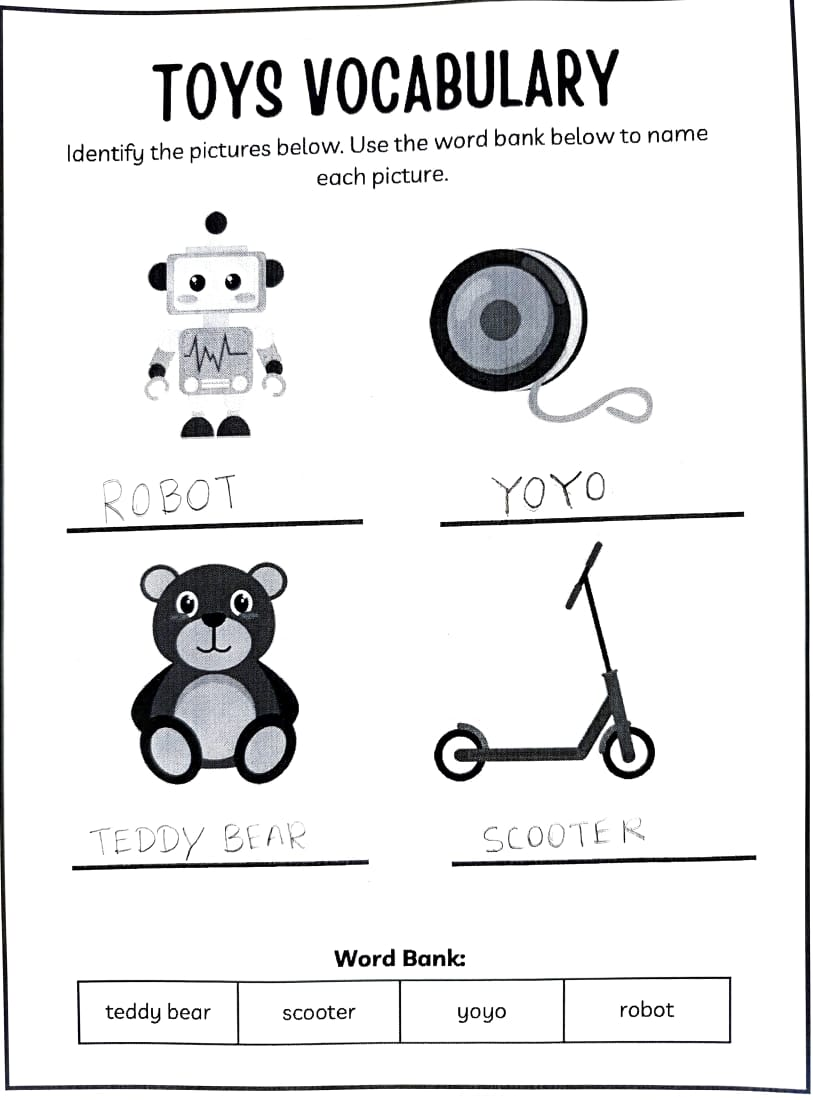
#> input picture OCR/test cases (2)/test cases/handwritten images/blank line test -blank_1757855157.jpg, 813 x 1100 px
$ python -i blank_line_service.py   (imports and definitions only)
#> lines starting #> are read from the running program, lines starting #| are printed output that depends on the picture; after the words box and inside, x2 and y2 are one past the last pixel; in counts of white or black regions, pixels touching at a corner belong together
#> further down, picture is the input picture: shape (1100, 813, 3); mean B, G, R 232.9, 232.4, 232.3
import cv2
import numpy as np
from typing import List, Dict, Optional, Tuple

class BlankLineDetector:
    """
    Detects various types of answer fields in worksheet images, including:
    - Traditional blank lines (underscores)
    - Solid horizontal lines
    - Other line-based answer fields
    """
    def __init__(self, min_line_length: int = 15, max_line_thickness: int = 6, debug: bool = False):
        self.min_line_length = min_line_length
        self.max_line_thickness = max_line_thickness
        self.debug = debug

    def _detect_solid_lines(self, image: np.ndarray) -> List[Dict]:
        """Detect solid horizontal orange lines."""
        # Convert to HSV color space for better color detection
        hsv = cv2.cvtColor(image, cv2.COLOR_BGR2HSV)

        # Define orange color range in HSV
        # Orange range 1: Lower bound (darker orange)
        lower_orange1 = np.array([0, 100, 100])
        upper_orange1 = np.array([20, 255, 255])
        # Orange range 2: Upper bound (lighter orange)
        lower_orange2 = np.array([160, 100, 100])
        upper_orange2 = np.array([180, 255, 255])

        # Create masks for orange color
        mask1 = cv2.inRange(hsv, lower_orange1, upper_orange1)
        mask2 = cv2.inRange(hsv, lower_orange2, upper_orange2)
        orange_mask = cv2.bitwise_or(mask1, mask2)

        # Apply morphological operations to enhance line detection
        kernel = cv2.getStructuringElement(cv2.MORPH_RECT, (30, 1))
        orange_lines = cv2.morphologyEx(orange_mask, cv2.MORPH_CLOSE, kernel, iterations=2)

        # Find contours of the detected orange lines
        contours, _ = cv2.findContours(orange_lines, cv2.RETR_EXTERNAL, cv2.CHAIN_APPROX_SIMPLE)

        results = []
        for cnt in contours:
            x, y, w, h = cv2.boundingRect(cnt)

            # Filter based on size and aspect ratio
            if w > self.min_line_length and h <= self.max_line_thickness * 2:
                # Calculate the average color in the detected region
                roi = image[y:y+h, x:x+w]
                avg_color = np.mean(roi, axis=(0, 1))

                # Convert BGR to HSV for the average color
                avg_hsv = cv2.cvtColor(np.uint8([[avg_color]]), cv2.COLOR_BGR2HSV)[0][0]

                # Check if the average color is in the orange range
                is_orange = ((lower_orange1[0] <= avg_hsv[0] <= upper_orange1[0] and
                            lower_orange1[1] <= avg_hsv[1] <= upper_orange1[1] and
                            lower_orange1[2] <= avg_hsv[2] <= upper_orange1[2]) or
                           (lower_orange2[0] <= avg_hsv[0] <= upper_orange2[0] and
                            lower_orange2[1] <= avg_hsv[1] <= upper_orange2[1] and
                            lower_orange2[2] <= avg_hsv[2] <= upper_orange2[2]))

                if is_orange:
                    results.append({
                        'x': int(x),
                        'y': int(y + h // 2),  # Center y
                        'width': int(w),
                        'height': int(h),
                        'type': 'orange_line'
                    })

        return results

    def detect_blank_lines(self, image: np.ndarray) -> List[Dict]:
        """
        Detect various types of answer fields in the given image.
        Args:
            image: Input image as a numpy array (BGR)
        Returns:
            List of dicts with line info: id, x, y, width, height, type
        """
        results = []
        debug_imgs = {}
        orig = image.copy()

        # Detect traditional blank lines (underscores)
        gray = cv2.cvtColor(image, cv2.COLOR_BGR2GRAY)
        binary = cv2.adaptiveThreshold(gray, 255, cv2.ADAPTIVE_THRESH_MEAN_C,
                                     cv2.THRESH_BINARY_INV, 15, 8)
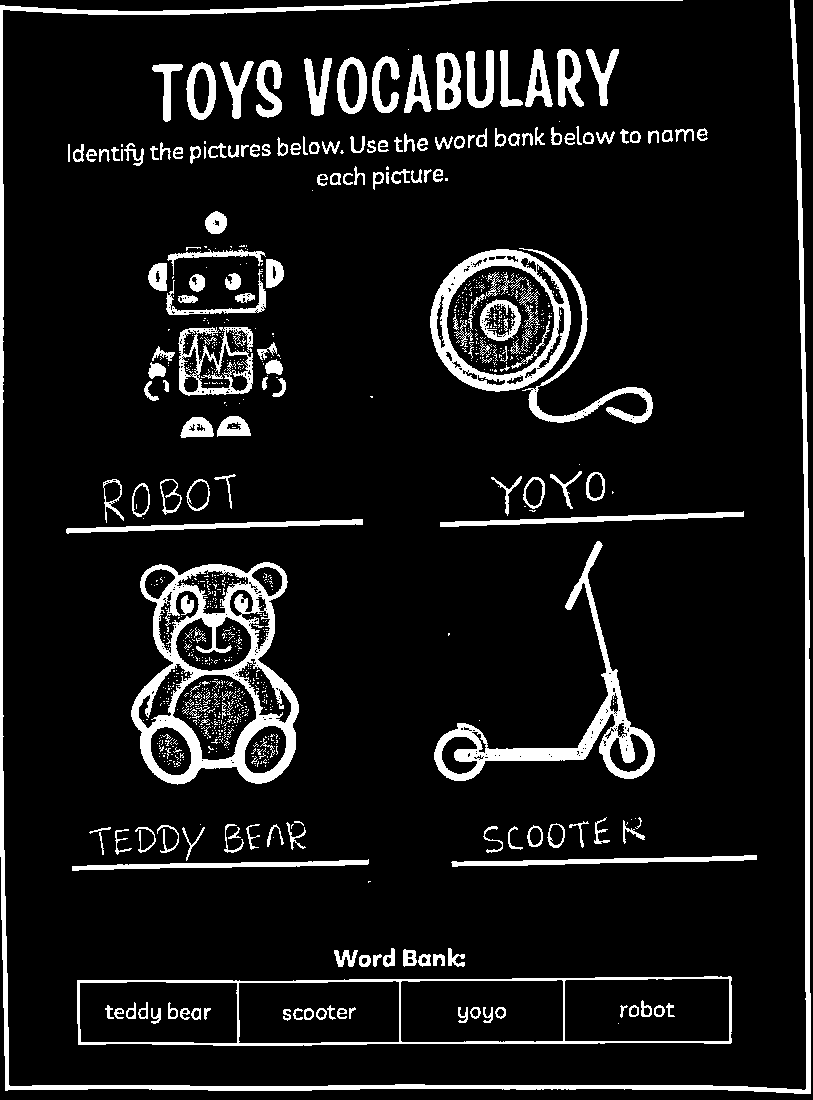
#> binary: shape (1100, 813); 9.4% white; 986 white regions (791 under 20 px), largest, box (x1, y1, x2, y2) and area: (0, 0, 811, 1094) 15029, (131, 562, 299, 785) 11575, (434, 541, 655, 781) 6414

        if self.debug:
            debug_imgs['binary'] = binary.copy()

        # Morphological closing to connect underscores
        kernel = cv2.getStructuringElement(cv2.MORPH_RECT, (15, 1))
        closed = cv2.morphologyEx(binary, cv2.MORPH_CLOSE, kernel, iterations=1)
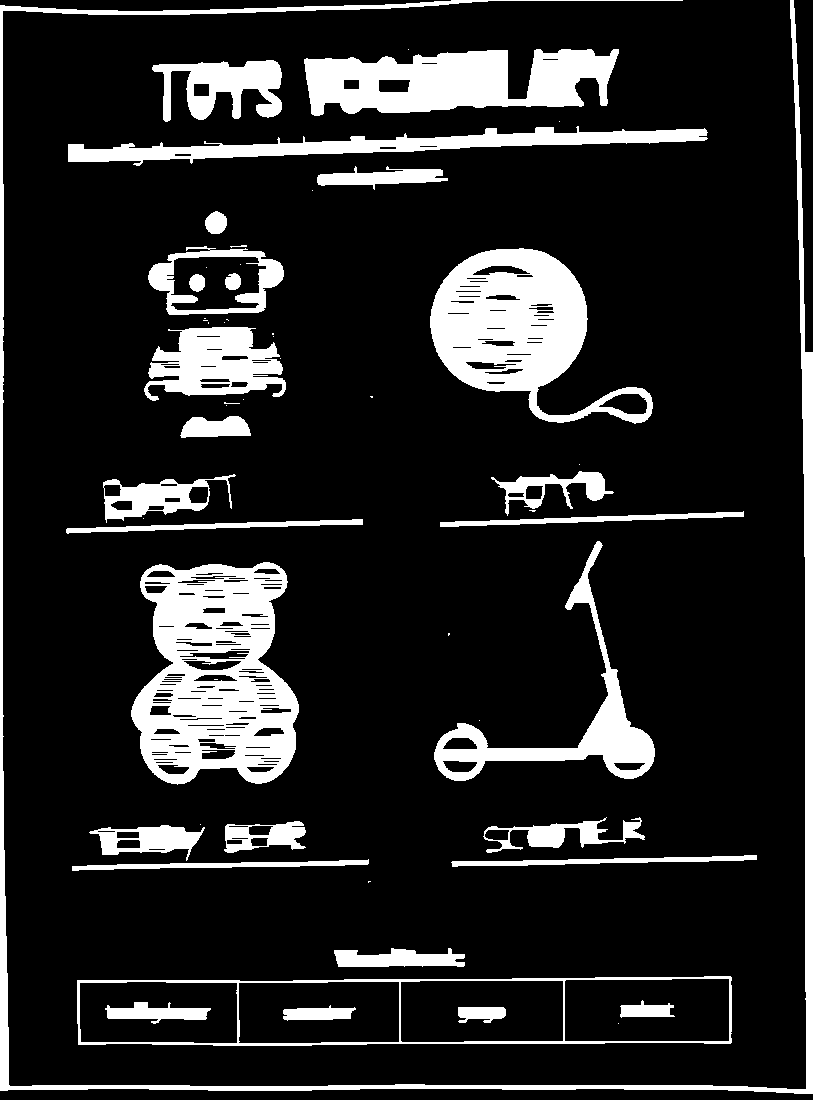
#> closed: shape (1100, 813); 15% white; 56 white regions (26 under 20 px)

        if self.debug:
            debug_imgs['closed'] = closed.copy()

        # Find contours for traditional blank lines
        contours, _ = cv2.findContours(closed, cv2.RETR_EXTERNAL, cv2.CHAIN_APPROX_SIMPLE)
#> contours = 46 contours, 23 with area under 20; largest, box (x1, y1, x2, y2) and area: (77, 976, 732, 1046) 42133, (131, 562, 299, 785) 28381, (430, 248, 653, 424) 19950, (0, 0, 813, 1094) 14738, (304, 49, 619, 116) 14194

        for cnt in contours:
            x, y, w, h = cv2.boundingRect(cnt)
            aspect_ratio = w / float(h) if h > 0 else 0

            # Heuristics for blank lines (short, thin, wide lines)
            if (w >= self.min_line_length and
                h <= self.max_line_thickness and
                aspect_ratio > 3 and
                y > 0 and x > 0):

                results.append({
                    'x': int(x),
                    'y': int(y + h // 2),  # Center y
                    'width': int(w),
                    'height': int(h),
                    'type': 'blank_line'
                })

                if self.debug:
                    cv2.rectangle(orig, (x, y), (x + w, y + h), (0, 255, 0), 2)
#> this loop made 46 passes
#> (x, y, w, h, aspect_ratio) on passes 1, 2, 4, 5, 6, 7, 8, 9, 10, 12, 13, 14: (77, 976, 655, 70, 9.36), (334, 948, 131, 19, 6.89), (72, 859, 297, 12, 24.75), (451, 855, 306, 12, 25.5), (89, 825, 116, 36, 3.22), (200, 824, 1, 1, 1), (224, 821, 82, 32, 2.56), (483, 817, 162, 36, 4.5), (479, 720, 1, 1, 1), (131, 562, 168, 223, 0.753), (434, 541, 221, 240, 0.921), (66, 519, 297, 15, 19.8)
#> (cnt, x, y, w, h, aspect_ratio) on passes 3, 11, 25, 28, 31, 32: ([[368, 881], [368, 882], [369, 881], [370, 881]], 368, 881, 3, 2, 1.5), ([[448, 633], [448, 635], [449, 634], [449, 633]], 448, 633, 2, 3, 0.667), ([[370, 396], [371, 397], [372, 397], [372, 396]], 370, 396, 3, 2, 1.5), ([[272, 333], [272, 334], [273, 334], [273, 333]], 272, 333, 2, 2, 1), ([[208, 322], [208, 323]], 208, 322, 1, 2, 0.5), ([[203, 320], [207, 320]], 203, 320, 5, 1, 5)
#> after the loop, results = 2 items

        # Detect solid horizontal lines (new type)
        solid_lines = self._detect_solid_lines(image)
#> in _detect_solid_lines, `hsv = cv2.cvtColor(image, cv2.COLOR_BGR2HSV)`: hsv: shape (1100, 813, 3); mean H, S, V 12.6, 4.6, 232.9
#> in _detect_solid_lines, `mask1 = cv2.inRange(hsv, lower_orange1, upper_orange1)`: mask1: shape (1100, 813); every value is 0
#> in _detect_solid_lines, `contours, _ = cv2.findContours(orange_lines, cv2.RETR_EXTERNAL, cv2.CH..`: contours = []
#> solid_lines = []
        results.extend(solid_lines)

        if self.debug:
            for line in solid_lines:
                x, y, w, h = line['x'], line['y'] - line['height']//2, line['width'], line['height']
                cv2.rectangle(orig, (x, y), (x + w, y + h), (255, 0, 0), 2)

        # Sort all results by position (top-to-bottom, left-to-right)
        results.sort(key=lambda b: (b['y'], b['x']))

        # Assign IDs in sorted order
        for idx, b in enumerate(results, 1):
            b['id'] = f'line_{idx}'
#> this loop made 2 passes
#> idx on passes 1 to 2: 1, 2

        if self.debug:
            debug_imgs['detected'] = orig

        return results

    def visualize(self, image: np.ndarray, blanks: List[Dict]) -> np.ndarray:
        """Draw rectangles on blanks for visualization."""
        vis = image.copy()
        for b in blanks:
            x, y, w, h = b['x'], b['y'] - h // 2, b['width'], b['height']
            cv2.rectangle(vis, (x, y), (x + w, y + h), (0, 0, 255), 2)
        return vis

>>> import cv2
>>> picture = cv2.imread('../../../../test cases (2)/test cases/handwritten images/blank line test -blank_1757855157.jpg')
>>> result = BlankLineDetector().detect_blank_lines(picture)
#> result = 2 items
